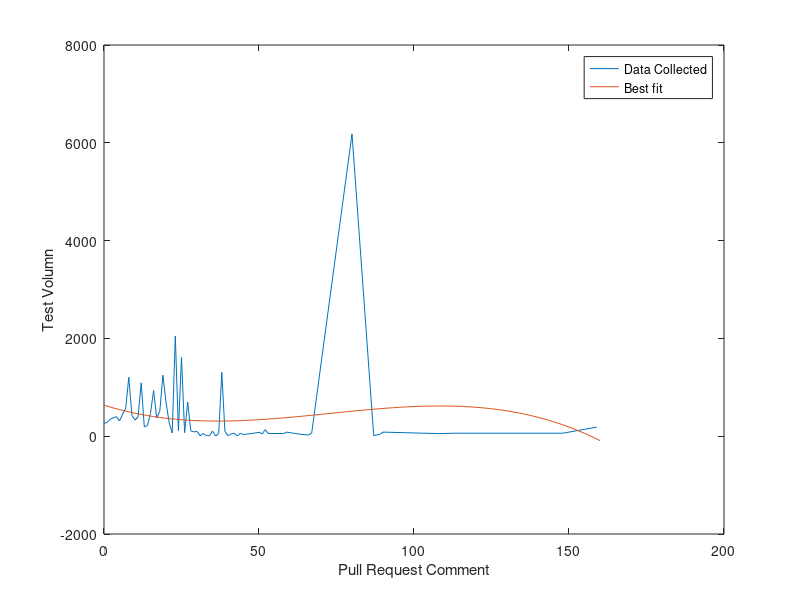

This figure's MATLAB source:
x = [0,1,2,3,4,5,6,7,8,9,10,11,12,13,14,15,16,17,18,19,20,21,22,23,24,25,26,27,28,29,30,31,32,33,34,35,36,37,38,39,40,41,42,43,44,45,49,50,51,52,53,58,59,63,66,67,80,87,89,90,108,113,148,159];
y = [262.63454057881034,279.77034135350544,349.4116964685529,375.803853789301,399.04870992795304,311.4579910556965,449.47043956331015,570.7642364152845,1205.8512171276552,427.33893854281854,330.09477018953413,396.53330829714133,1091.0218706185735,189.0520032797973,217.8808090321647,469.8564418337932,934.5531964114883,374.83649755335284,513.0173138783474,1248.5530994900969,702.6901942921068,280.81828015285845,65.41654901740982,2049.576884881254,113.89593923903077,1612.9649568588254,72.09611086801274,699.8319941776532,107.4820252971684,88.15065155432043,97.93118181657839,9.633319129894113,54.47411086357889,14.609562255606413,8.632202302946904,105.99329362749924,3.4203027196866436,52.576317090976076,1304.5201436883008,99.92156865579275,10.057100719902124,48.9387631974287,59.36953656037879,4.488378398448503,61.38455382152859,34.18068927594702,67.44490107401882,81.4118675554584,44.58063343805272,134.171581172805,53.6426241391809,56.911411286981,83.6548579445808,41.7875798026698,24.5928279946553,65.26589810338409,6183.2061068702305,13.659638739148106,37.7809660449546,83.8509316770186,52.7989821882952,61.1256648408351,61.1541602756917,186.42501776830088];

x1 = [0:1:160];
pf = polyfit(x,y,3);
pv = polyval(pf,x1);
plot(x,y);
hold on;
plot(x1,pv);
xlabel('Pull Request Comment');
ylabel('Test Volumn');
legend('Data Collected', 'Best fit');